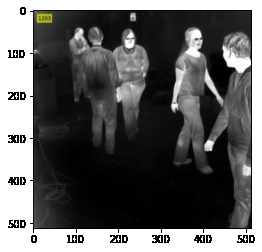
#> input picture download.png, 262 x 252 px
$ jupyter execute ThermalScreening.ipynb   (shell and % lines are left out)
#> lines starting #> are read from the running program, lines starting #| are printed output that depends on the picture; after the words box and inside, x2 and y2 are one past the last pixel; in counts of white or black regions, pixels touching at a corner belong together; long printed decimals are rounded
<a href="https://colab.research.google.com/github/Mritunjay1711/Thermal-Screening/blob/main/ThermalScreening.ipynb" target="_parent"></a>

[cell 1]
import os
import numpy as np
import cv2
import matplotlib.pyplot as plt

[cell 2]
def read_image(image_path):
#> called with image_path = 'download.png'
    image = cv2.imread(image_path)
#> image is the input picture: shape (252, 262, 3); mean B, G, R 95.4, 97.7, 96.4
    return cv2.cvtColor(image, cv2.COLOR_BGR2RGB)

[cell 3]
image = read_image("download.png")
plt.imshow(image)

[cell 4]
heatmap_gray = cv2.cvtColor(image, cv2.COLOR_RGB2GRAY)
heatmap = cv2.applyColorMap(heatmap_gray, cv2.COLORMAP_HOT)
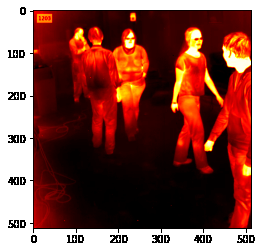
#> heatmap: shape (252, 262, 3); mean B, G, R 68.1, 76.9, 131.5
heatmap = cv2.cvtColor(heatmap, cv2.COLOR_BGR2RGB)

plt.imshow(heatmap)

[cell 5]
heatmap_gray = cv2.cvtColor(heatmap, cv2.COLOR_RGB2GRAY)
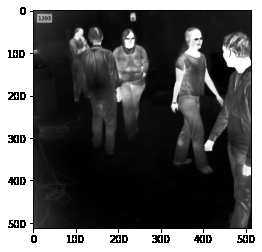
#> heatmap_gray: shape (252, 262); min 0, max 255, mean 92.2
ret, binary_thresh = cv2.threshold(heatmap_gray, 200, 255, cv2.THRESH_BINARY)
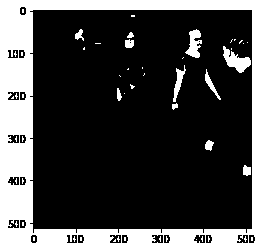
#> binary_thresh: shape (252, 262); 27.8% white; 54 white regions (42 under 20 px), largest, box (x1, y1, x2, y2) and area: (0, 0, 262, 252) 16793, (223, 46, 251, 73) 360, (185, 29, 202, 58) 277
plt.imshow(binary_thresh, cmap='gray')

[cell 6]
kernel = np.ones((5, 5), np.uint8)
image_erosion = cv2.erode(binary_thresh, kernel, iterations=1)
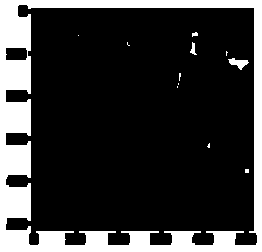
#> image_erosion: shape (252, 262); 20.6% white; 12 white regions (8 under 20 px), largest, box (x1, y1, x2, y2) and area: (0, 0, 262, 252) 13375, (228, 58, 249, 70) 126, (190, 42, 197, 55) 44, (192, 32, 198, 37) 21
image_opening = cv2.dilate(image_erosion, kernel, iterations=1)
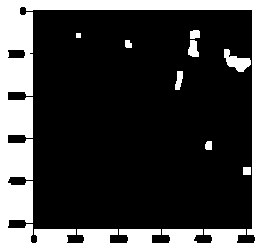
#> image_opening: shape (252, 262); 26.4% white; 9 white regions

plt.imshow(image_opening, cmap='gray')

[cell 7]
contours, _ = cv2.findContours(image_opening, 1, 2)
#> contours = 11 contours, 1 with area under 20; largest, box (x1, y1, x2, y2) and area: (0, 0, 262, 252) 65511, (7, 6, 256, 244) 50056, (224, 49, 251, 72) 280, (7, 49, 26, 59) 150, (188, 40, 199, 57) 116

contour = contours[5]
#> contour = contour of 16 points, box (x1, y1, x2, y2) (188, 40, 199, 57), area 116
mask = np.zeros_like(heatmap_gray)
x, y, w, h = cv2.boundingRect(contour)
#> x = 188; y = 40; w = 11; h = 17
mask[y:y+h, x:x+w] = image_opening[y:y+h, x:x+w]
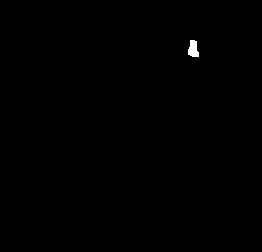
#> mask: shape (252, 262); 0.21% white; 1 white region, box (x1, y1, x2, y2) and area: (188, 40, 199, 57) 140
print(cv2.mean(heatmap_gray, mask=mask))
#| (242.307, 0.0, 0.0, 0.0)
plt.imshow(mask, cmap='gray')

[cell 8]
masked = cv2.bitwise_and(heatmap, heatmap, mask=mask)
plt.imshow(masked)

[cell 9]
plt.imshow(heatmap_gray)

[cell 10]
image_with_rectangles = np.copy(heatmap)

for contour in contours:

    x, y, w, h = cv2.boundingRect(contour)

    if w * h < 490:
      continue


    mask = np.zeros_like(heatmap_gray)
    mask[y:y+h, x:x+w] = image_opening[y:y+h, x:x+w]


    temp = round(cv2.mean(heatmap_gray, mask=mask)[0] / 2.25, 2)


    image_with_rectangles = cv2.rectangle(
        image_with_rectangles, (x, y), (x+w, y+h), (0, 255, 0), 2)


    cv2.putText(image_with_rectangles, f"{temp} F", (x, y),
                cv2.FONT_HERSHEY_SIMPLEX, 0.7, (0, 255, 0), 2, cv2.LINE_AA)
#> this loop made 11 passes
#> (x, y, w, h) on passes 2, 3, 4, 6, 7, 9: (205, 141, 7, 9), (175, 71, 8, 19), (7, 49, 19, 10), (188, 40, 11, 17), (125, 40, 7, 8), (190, 30, 10, 9)
#> (contour, x, y, w, h) on passes 1, 8: ([[243, 167], [243, 174], [250, 174], [250, 167]], 243, 167, 8, 8), ([[76, 33], [76, 37], [80, 37], [80, 33]], 76, 33, 5, 5)
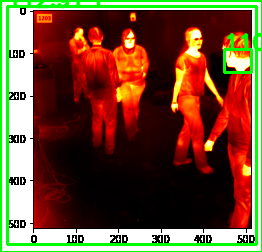
#> image_with_rectangles: shape (252, 262, 3); mean R, G, B 112.7, 78, 50.3

plt.imshow(image_with_rectangles)
